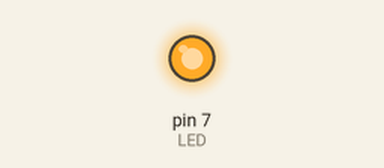
A sketch run on a simulated Arduino Uno, built with avr-gcc and run on an emulated ATmega328P. Parts: output pins drawn as LEDs (lit = HIGH). Sleep ends after the set time or at an interrupt.

Above: at 1.0 s.
At 3.0 s:
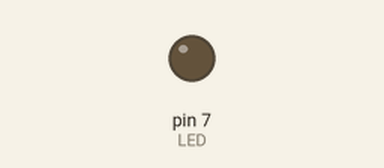
Timing chart, 0 to 5.3 s (numbered marks = the images above):
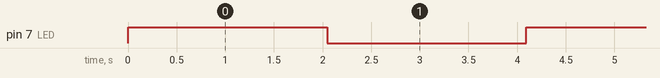

Measured:
- by itself, pin 7 (LED): alternates HIGH for 2.0 s and LOW for 2.0 s
- by itself, everything shown: repeats every 4.1 s, in 3 steps

The sketch:

Sketch.ino
```cpp
#ifndef WDTCR
#define WDTCR WDTCSR
#endif

#include <avr/sleep.h>
#include <avr/wdt.h>

#define LED 7

void setup() {
  pinMode(LED, OUTPUT);

  set_sleep_mode(SLEEP_MODE_PWR_DOWN);
  sleep_enable();
}

void loop() {
  digitalWrite(LED, HIGH);
  system_sleep();
  digitalWrite(LED, LOW);

  pinMode(LED, INPUT);
  system_sleep();
  pinMode(LED, OUTPUT);
}


void system_sleep() {
  bitClear(ADCSRA, ADEN);  //Disable ADC

  setup_watchdog(WDTO_2S);
  sleep_mode();

  bitSet(ADCSRA, ADEN);  //Enable ADC
}


//0=16ms, 1=32ms, 2=64ms, 3=128ms, 4=250ms, 5=500ms
//6=1sec, 7=2sec, 8=4sec, 9=8sec
//From: http://interface.khm.de/index.php/lab/experiments/sleep_watchdog_battery/
void setup_watchdog(int timerPrescaler) {
  if (timerPrescaler > 9 ) timerPrescaler = 9; //Limit incoming amount to legal settings

  byte bb = timerPrescaler & 0b0111;
  if (timerPrescaler > 7) bb |= (1 << 5); //Set the special 5th bit if necessary

  //This order of commands is important and cannot be combined
  MCUSR &= ~(1 << WDRF); //Clear the watch dog reset
  WDTCR |= (1 << WDCE) | (1 << WDE); //Set WD_change enable, set WD enable
  WDTCR = bb; //Set new watchdog timeout value
  WDTCR |= _BV(WDIE); //Set the interrupt enable, this will keep unit from resetting after each int
}

// Watchdog Interrupt Service / is executed when watchdog timed out
ISR(WDT_vect) {}
```
